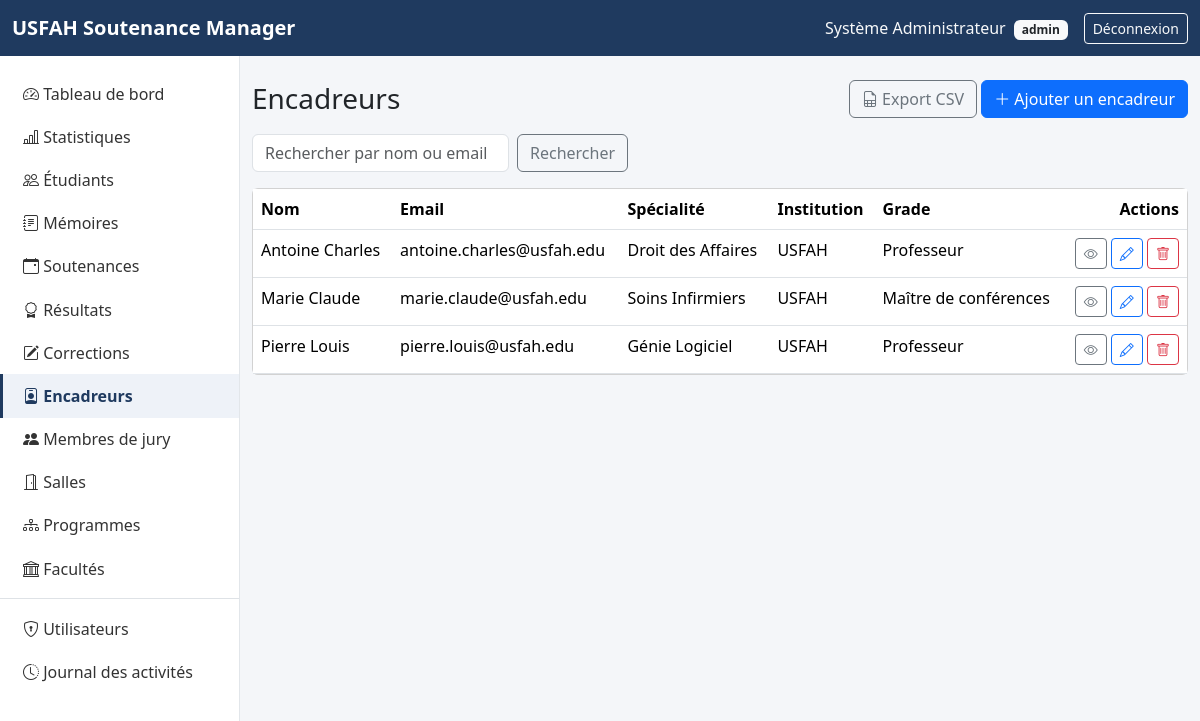
The app's page /supervisors/index.php (signed in) with its own data.
### tables this page shows
CREATE TABLE supervisors (
    id           INT UNSIGNED AUTO_INCREMENT PRIMARY KEY,
    last_name    VARCHAR(100) NOT NULL,
    first_name   VARCHAR(100) NOT NULL,
    email        VARCHAR(150) NOT NULL UNIQUE,
    telephone    VARCHAR(30)  NULL,
    specialite   VARCHAR(150) NULL,
    institution  VARCHAR(150) NULL,
    grade        VARCHAR(100) NULL,
    created_at   TIMESTAMP NOT NULL DEFAULT CURRENT_TIMESTAMP
);

### includes/functions.php (called while the page is built, shortened)
<?php
function e(?string $value): string
{
    return htmlspecialchars($value ?? '', ENT_QUOTES, 'UTF-8');
}
function get_param(string $key, $default = null)
{
    return $_GET[$key] ?? $default;
}
function paginate(int $total_rows, int $per_page = 10): array
{
    $page = max(1, (int) get_param('page', 1));
    $total_pages = max(1, (int) ceil($total_rows / $per_page));
    $page = min($page, $total_pages);
    $offset = ($page - 1) * $per_page;
    return [
        'page'        => $page,
        'per_page'    => $per_page,
        'offset'      => $offset,
        'total_rows'  => $total_rows,
        'total_pages' => $total_pages,
    ];
}

### supervisors/index.php (the view, shortened to what this page needs)
<?php
require_once __DIR__ . '/../config/database.php';
require_once __DIR__ . '/../includes/functions.php';
$search = trim((string) get_param('search', ''));
$where = '';
$params = [];
$count_stmt = $pdo->prepare("SELECT COUNT(*) FROM supervisors $where");
$count_stmt->execute($params);
$pagination = paginate((int) $count_stmt->fetchColumn(), 10);
$stmt = $pdo->prepare("SELECT * FROM supervisors $where ORDER BY last_name ASC LIMIT {$pagination['per_page']} OFFSET {$pagination['offset']}");
$stmt->execute($params);
$supervisors = $stmt->fetchAll();
require __DIR__ . '/../includes/header.php';
?>
<div class="d-flex justify-content-between align-items-center mb-3">
    <h1 class="h3 mb-0">Encadreurs</h1>
    <div>
        <a href="export.php?<?= http_build_query(['search' => $search]) ?>" class="btn btn-outline-secondary"><i class="bi bi-file-earmark-spreadsheet"></i> Export CSV</a>
        <a href="create.php" class="btn btn-primary"><i class="bi bi-plus-lg"></i> Ajouter un encadreur</a>
    </div>
</div>
<form method="get" class="row g-2 mb-3">
    <div class="col-auto"><input type="text" name="search" class="form-control" placeholder="Rechercher par nom ou email" value="<?= e($search) ?>"></div>
    <div class="col-auto"><button type="submit" class="btn btn-outline-secondary">Rechercher</button></div>
</form>
<div class="card">
    <div class="table-responsive">
        <table class="table table-hover mb-0">
            <thead><tr><th>Nom</th><th>Email</th><th>Spécialité</th><th>Institution</th><th>Grade</th><th class="text-end">Actions</th></tr></thead>
            <tbody>
                <?php foreach ($supervisors as $s): ?>
                    <tr>
                        <td><?= e($s['first_name'] . ' ' . $s['last_name']) ?></td>
                        <td><?= e($s['email']) ?></td>
                        <td><?= e($s['specialite'] ?? '—') ?></td>
                        <td><?= e($s['institution'] ?? '—') ?></td>
                        <td><?= e($s['grade'] ?? '—') ?></td>
                        <td class="text-end">
                            <a href="show.php?id=<?= $s['id'] ?>" class="btn btn-sm btn-outline-secondary"><i class="bi bi-eye"></i></a>
                            <a href="edit.php?id=<?= $s['id'] ?>" class="btn btn-sm btn-outline-primary"><i class="bi bi-pencil"></i></a>
                            <a href="delete.php?id=<?= $s['id'] ?>" class="btn btn-sm btn-outline-danger"><i class="bi bi-trash"></i></a>
                        </td>
                    </tr>
                <?php endforeach; ?>
            </tbody>
        </table>
    </div>
</div>
<?php require __DIR__ . '/../includes/footer.php'; ?>

### assets/css/style.css (style rules this page uses)
:root { --usfah-primary: #1f3a5f; --usfah-primary-dark: #142842; }
body { background-color: #f4f6f9; }
table.table thead { background-color: #eef2f8; }

### records on screen
supervisors: first_name+last_name "Antoine Charles", email "antoine.charles@usfah.edu", specialite "Droit des Affaires", institution "USFAH", grade "Professeur"
supervisors: first_name+last_name "Marie Claude", email "marie.claude@usfah.edu", specialite "Soins Infirmiers", institution "USFAH", grade "Maître de conférences"
supervisors: first_name+last_name "Pierre Louis", email "pierre.louis@usfah.edu", specialite "Génie Logiciel", institution "USFAH", grade "Professeur"

### other values on screen
$_SESSION['user_name'] "Système Administrateur"
current_user_role() "admin"
$label "Tableau de bord"
$label "Statistiques"
$label "Étudiants"
$label "Mémoires"
$label "Soutenances"
$label "Résultats"
$label "Corrections"
$label "Encadreurs"
$label "Membres de jury"
$label "Salles"
$label "Programmes"
$label "Facultés"
